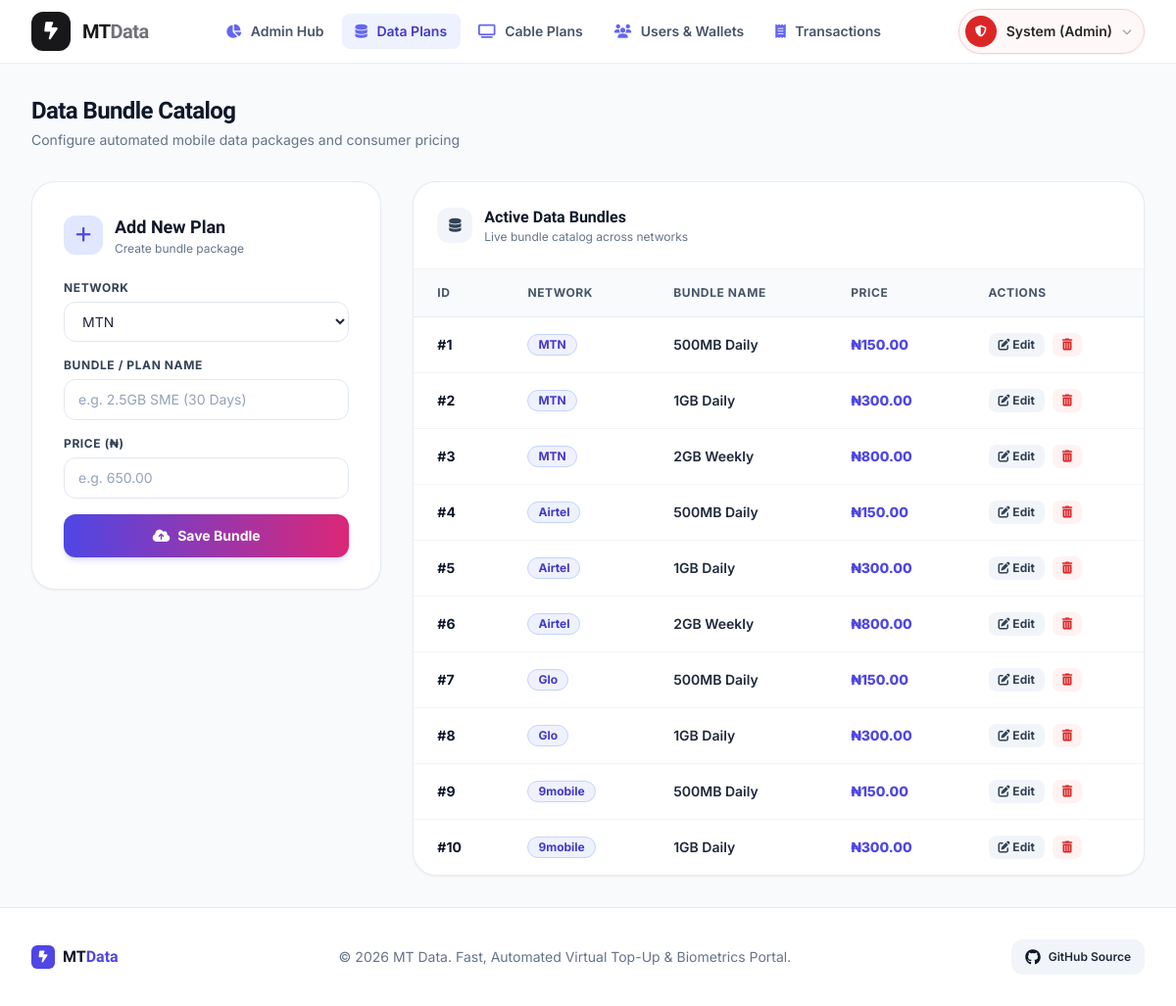
The page /admin/plans.php (signed in) on the database its author committed.
### tables this page shows
CREATE TABLE IF NOT EXISTS `data_plans` (
  `id` int(11) NOT NULL AUTO_INCREMENT,
  `network_id` int(11) NOT NULL,
  `plan_name` varchar(100) NOT NULL,
  `amount` decimal(10,2) NOT NULL,
  PRIMARY KEY (`id`),
  KEY `network_id` (`network_id`)
);

CREATE TABLE IF NOT EXISTS `networks` (
  `id` int(11) NOT NULL AUTO_INCREMENT,
  `network_name` varchar(50) NOT NULL,
  `logo` varchar(255) NOT NULL,
  `status` enum('Active','Inactive') DEFAULT 'Active',
  PRIMARY KEY (`id`)
);

### admin/plans.php (the view, shortened to what the rows shown need)
<?php
include_once("../config.php");
include_once("../includes/header.php");
include_once("../includes/navbar.php");
?>
<div class="flex-1 py-8 px-4 sm:px-6 lg:px-8">
    <div class="max-w-7xl mx-auto space-y-8">
        <div>
            <h1 class="font-heading text-2xl font-extrabold text-slate-900 tracking-tight">Data Bundle Catalog</h1>
        </div>
        <div class="grid grid-cols-1 lg:grid-cols-3 gap-8 items-start">
            <div class="lg:col-span-2 bg-white rounded-3xl border border-slate-200/80 shadow-sm overflow-hidden">
                <div class="overflow-x-auto">
                    <table class="w-full text-left text-sm">
                        <thead class="bg-slate-50 border-b border-slate-200/80 text-xs font-bold text-slate-600 uppercase tracking-wider">
                            <tr>
                                <th class="px-6 py-4">ID</th>
                                <th class="px-6 py-4">Network</th>
                                <th class="px-6 py-4">Bundle Name</th>
                                <th class="px-6 py-4">Price</th>
                                <th class="px-6 py-4">Actions</th>
                            </tr>
                        </thead>
                        <tbody class="divide-y divide-slate-100">
                            <?php
                            $plans_list = mysqli_query($conn, "SELECT data_plans.*, networks.network_name FROM data_plans INNER JOIN networks ON data_plans.network_id = networks.id ORDER BY data_plans.network_id, data_plans.amount ASC");
                            while ($pl = mysqli_fetch_assoc($plans_list)):
                            ?>
                                <tr class="hover:bg-slate-50/80 transition-colors">
                                    <td class="px-6 py-4 font-bold text-slate-900">#<?php echo $pl['id']; ?></td>
                                    <td class="px-6 py-4">
                                        <span class="inline-flex items-center px-2.5 py-0.5 rounded-full text-xs font-bold bg-brand-50 text-brand-700 border border-brand-200">
                                            <?php echo htmlspecialchars($pl['network_name']); ?>
                                        </span>
                                    </td>
                                    <td class="px-6 py-4 font-semibold text-slate-800"><?php echo htmlspecialchars($pl['plan_name']); ?></td>
                                    <td class="px-6 py-4 font-extrabold text-brand-600 text-sm">₦<?php echo number_format($pl['amount'], 2); ?></td>
                                    <td class="px-6 py-4">
                                        <div class="flex items-center gap-2">
                                            <a href="edit_plan.php?id=<?php echo $pl['id']; ?>" class="px-2.5 py-1 rounded-lg bg-slate-100 hover:bg-slate-200 text-slate-700 text-xs font-bold transition-colors">
                                                <i class="fa-solid fa-pen-to-square"></i> Edit
                                            </a>
                                            <a href="delete_plan.php?id=<?php echo $pl['id']; ?>" onclick="return confirm('Delete this plan?')" class="px-2.5 py-1 rounded-lg bg-red-50 hover:bg-red-100 text-red-600 text-xs font-bold transition-colors">
                                                <i class="fa-solid fa-trash-can"></i>
                                            </a>
                                        </div>
                                    </td>
                                </tr>
                            <?php endwhile; ?>
                        </tbody>
                    </table>
                </div>
            </div>
        </div>
    </div>
</div>
<?php include_once("../includes/footer.php"); ?>

### includes/navbar.php (shortened to what the rows shown need)
<?php
$is_in_subfolder = (strpos($_SERVER['SCRIPT_NAME'], '/user/') !== false || strpos($_SERVER['SCRIPT_NAME'], '/admin/') !== false);
$root = $is_in_subfolder ? "../" : "./";
$user = is_logged_in() ? get_current_user_data() : null;
$admin = is_admin_logged_in() ? get_admin($_SESSION['admin_id']) : null;
$unread_notifs = 0;
?>
<nav class="sticky top-0 z-50 backdrop-blur-xl bg-white/90 border-b border-slate-200/80 transition-all">
    <div class="max-w-7xl mx-auto px-4 sm:px-6 lg:px-8">
        <div class="flex items-center justify-between h-16">
            <div class="flex items-center gap-1.5 sm:gap-3">
                <?php if (is_logged_in() && $user): ?>
                    <div class="relative" id="notificationWidget">
                        <button type="button" onclick="toggleNotificationDropdown(event)" class="relative w-8 h-8 sm:w-9 sm:h-9 rounded-full bg-zinc-100 hover:bg-zinc-200 text-zinc-700 hover:text-zinc-900 flex items-center justify-center transition-all focus:outline-none" title="Notifications & Receipts" aria-label="Notifications">
                            <i class="fa-solid fa-bell text-xs sm:text-sm"></i>
                            <span id="navNotifBadge" class="<?php echo $unread_notifs > 0 ? '' : 'hidden'; ?> absolute -top-1 -right-1 min-w-[17px] h-[17px] px-1 rounded-full bg-red-600 text-white text-[9px] font-extrabold flex items-center justify-center shadow-sm">
                                <?php echo $unread_notifs; ?>
                            </span>
                        </button>
                        <div id="notificationDropdown" class="hidden fixed inset-x-3 top-16 sm:absolute sm:inset-auto sm:right-0 sm:top-full sm:mt-2 w-auto sm:w-96 rounded-2xl bg-white shadow-xl ring-1 ring-black/10 border border-zinc-200 z-50 overflow-hidden max-h-[85vh] flex flex-col">
                            <div class="p-3.5 border-b border-zinc-100 bg-zinc-50 flex items-center justify-between">
                                <div class="flex items-center gap-2">
                                    <i class="fa-solid fa-bell text-zinc-900 text-sm"></i>
                                    <span class="font-bold text-sm text-zinc-900">Notifications</span>
                                    <span id="drawerUnreadBadge" class="<?php echo $unread_notifs > 0 ? '' : 'hidden'; ?> px-2 py-0.5 rounded-full bg-zinc-200 text-zinc-800 text-[10px] font-extrabold">
                                        <?php echo $unread_notifs; ?> new
                                    </span>
                                </div>
                                <button type="button" onclick="markAllNotificationsRead(event)" class="text-xs font-semibold text-zinc-600 hover:text-zinc-900 transition-colors">
                                    Mark all read
                                </button>
                            </div>
                            <div id="notifListContainer" class="max-h-80 sm:max-h-96 overflow-y-auto divide-y divide-zinc-100 text-xs">
                                <div class="p-6 text-center text-zinc-400">
                                    <i class="fa-solid fa-spinner fa-spin text-lg mb-2"></i>
                                    <p>Loading notifications...</p>
                                </div>
                            </div>
                            <div class="p-2.5 bg-zinc-50 border-t border-zinc-100 text-center">
                                <a href="<?php echo $root; ?>user/dashboard.php#history" class="text-xs font-bold text-zinc-600 hover:text-zinc-900 transition-colors flex items-center justify-center gap-1.5">
                                    View Transactions <i class="fa-solid fa-arrow-right text-[10px]"></i>
                                </a>
                            </div>
                        </div>
                    </div>
                    <div class="relative" id="userMenuDropdown">
                        <button type="button" onclick="toggleNavDropdown(event)" class="flex items-center gap-1.5 sm:gap-2.5 p-1 sm:p-1.5 sm:pr-3 rounded-full hover:bg-zinc-100 transition-all border border-zinc-200 bg-white shadow-xs focus:outline-none" aria-label="User Profile">
                            <div class="relative w-7 h-7 sm:w-8 sm:h-8 rounded-full overflow-hidden bg-zinc-800 flex items-center justify-center text-white text-xs font-bold">
                                <?php if (!empty($user['face_photo'])): ?>
                                    <img src="<?php echo htmlspecialchars($user['face_photo']); ?>" alt="Profile" class="w-full h-full object-cover">
                                <?php else: ?>
                                    <span><?php echo strtoupper(substr($user['fullname'] ?? 'U', 0, 1)); ?></span>
                                <?php endif; ?>
                                <span class="absolute bottom-0 right-0 w-2 h-2 rounded-full bg-emerald-500 ring-1 ring-white"></span>
                            </div>
                            <span class="text-xs sm:text-sm font-semibold text-zinc-800 hidden md:inline-block max-w-[120px] truncate">
                                <?php echo htmlspecialchars(explode(' ', $user['fullname'])[0]); ?>
                            </span>
                            <i class="fa-solid fa-chevron-down text-[9px] sm:text-[10px] text-zinc-400"></i>
                        </button>
                        <div id="dropdownContent" class="hidden absolute right-0 mt-2 w-60 sm:w-64 rounded-2xl bg-white p-2 shadow-2xl ring-1 ring-black/10 border border-zinc-200 z-50">
                            <div class="px-3.5 py-3 border-b border-zinc-100 mb-1">
                                <p class="text-sm font-bold text-zinc-900 truncate"><?php echo htmlspecialchars($user['fullname']); ?></p>
                                <p class="text-xs text-zinc-500 truncate mb-2"><?php echo htmlspecialchars($user['email']); ?></p>
                                <?php if (!empty($user['face_descriptor'])): ?>
                                    <span class="inline-flex items-center gap-1 px-2.5 py-0.5 rounded-full text-[10px] sm:text-[11px] font-bold bg-emerald-50 text-emerald-700 border border-emerald-200">
                                        <i class="fa-solid fa-circle-check text-[9px]"></i> Face ID Enrolled
                                    </span>
                                <?php else: ?>
                                    <span class="inline-flex items-center gap-1 px-2.5 py-0.5 rounded-full text-[10px] sm:text-[11px] font-bold bg-amber-50 text-amber-700 border border-amber-200">
                                        <i class="fa-solid fa-triangle-exclamation text-[9px]"></i> Face ID Not Set
                                    </span>
                                <?php endif; ?>
                            </div>
                            <a href="<?php echo $root; ?>user/dashboard.php" class="flex items-center gap-2.5 px-3 py-2 rounded-xl text-xs sm:text-sm font-semibold text-zinc-700 hover:bg-zinc-50 hover:text-zinc-900 transition-all">
                                <i class="fa-solid fa-gauge-high w-4 text-zinc-400"></i> Dashboard
                            </a>
                            <a href="<?php echo $root; ?>user/fund_wallet.php" class="flex items-center gap-2.5 px-3 py-2 rounded-xl text-xs sm:text-sm font-semibold text-emerald-700 bg-emerald-50/60 hover:bg-emerald-100/60 transition-all">
                                <i class="fa-solid fa-plus-circle w-4 text-emerald-600"></i> Fund Digital Wallet
                            </a>
                            <a href="<?php echo $root; ?>user/enroll_face.php" class="flex items-center gap-2.5 px-3 py-2 rounded-xl text-xs sm:text-sm font-semibold text-zinc-700 hover:bg-zinc-50 hover:text-zinc-900 transition-all">
                                <i class="fa-solid fa-face-viewfinder w-4 text-zinc-600"></i>
                                <?php echo !empty($user['face_descriptor']) ? 'Manage Face Biometrics' : 'Enroll Face ID'; ?>
                            </a>
                            <a href="<?php echo $root; ?>user/dashboard.php#history" class="flex items-center gap-2.5 px-3 py-2 rounded-xl text-xs sm:text-sm font-semibold text-zinc-700 hover:bg-zinc-50 hover:text-zinc-900 transition-all">
                                <i class="fa-solid fa-clock-rotate-left w-4 text-zinc-400"></i> Transaction History
                            </a>
                            <div class="border-t border-zinc-100 my-1"></div>
                            <a href="<?php echo $root; ?>logout.php" class="flex items-center gap-2.5 px-3 py-2 rounded-xl text-xs sm:text-sm font-semibold text-red-600 hover:bg-red-50 transition-all">
                                <i class="fa-solid fa-arrow-right-from-bracket w-4"></i> Sign Out
                            </a>
                        </div>
                    </div>
                <?php elseif (is_admin_logged_in() && $admin): ?>
                    <div class="relative" id="userMenuDropdown">
                        <button type="button" onclick="toggleNavDropdown(event)" class="flex items-center gap-2.5 p-1.5 pr-3 rounded-full hover:bg-zinc-100 transition-all border border-red-200 bg-red-50/50 shadow-sm focus:outline-none">
                            <div class="w-8 h-8 rounded-full bg-red-600 flex items-center justify-center text-white text-xs font-bold">
                                <i class="fa-solid fa-shield-halved"></i>
                            </div>
                            <span class="text-sm font-semibold text-zinc-800 hidden sm:inline-block">
                                <?php echo htmlspecialchars(explode(' ', $admin['fullname'])[0]); ?> (Admin)
                            </span>
                            <i class="fa-solid fa-chevron-down text-[10px] text-zinc-400"></i>
                        </button>
                    </div>
                <?php endif; ?>
            </div>
        </div>
    </div>
</nav>

### rows shown on the page
data_plans: id "1", network.network_name "MTN", plan_name "500MB Daily", amount "150.00"
data_plans: id "2", network.network_name "MTN", plan_name "1GB Daily", amount "300.00"
data_plans: id "3", network.network_name "MTN", plan_name "2GB Weekly", amount "800.00"
data_plans: id "4", network.network_name "Airtel", plan_name "500MB Daily", amount "150.00"
data_plans: id "5", network.network_name "Airtel", plan_name "1GB Daily", amount "300.00"
data_plans: id "6", network.network_name "Airtel", plan_name "2GB Weekly", amount "800.00"
data_plans: id "7", network.network_name "Glo", plan_name "500MB Daily", amount "150.00"
data_plans: id "8", network.network_name "Glo", plan_name "1GB Daily", amount "300.00"
data_plans: id "9", network.network_name "9mobile", plan_name "500MB Daily", amount "150.00"
data_plans: id "10", network.network_name "9mobile", plan_name "1GB Daily", amount "300.00"

### other values the page prints
explode(' ', $admin['fullname'])[0] "System"
SITE_NAME "MT Data"
form field network_id "MTN"
